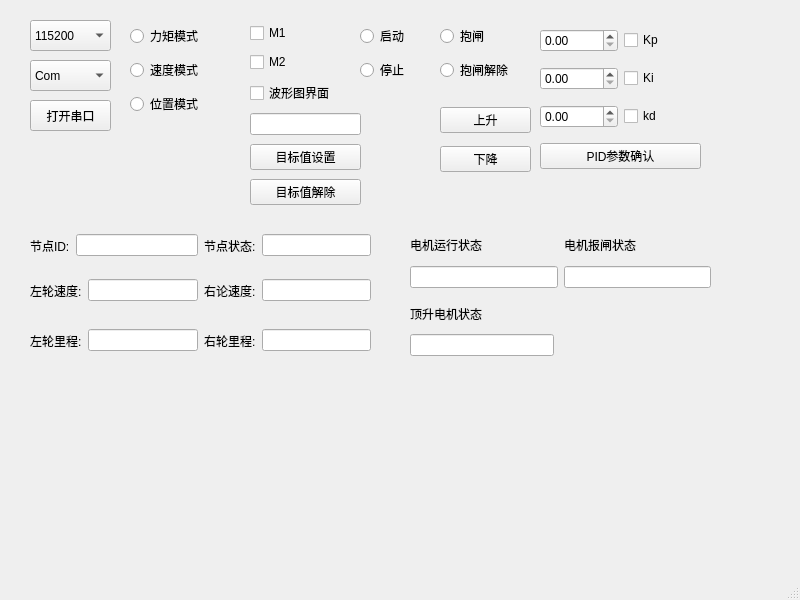
<?xml version="1.0" encoding="UTF-8"?>
<ui version="4.0">
 <class>MainWindow</class>
 <widget class="QMainWindow" name="MainWindow">
  <property name="geometry">
   <rect>
    <x>0</x>
    <y>0</y>
    <width>800</width>
    <height>600</height>
   </rect>
  </property>
  <property name="windowTitle">
   <string>MainWindow</string>
  </property>
  <widget class="QWidget" name="centralwidget">
   <widget class="QPushButton" name="OpBt">
    <property name="geometry">
     <rect>
      <x>30</x>
      <y>100</y>
      <width>81</width>
      <height>31</height>
     </rect>
    </property>
    <property name="text">
     <string>打开串口</string>
    </property>
   </widget>
   <widget class="QComboBox" name="comboBox">
    <property name="geometry">
     <rect>
      <x>30</x>
      <y>20</y>
      <width>81</width>
      <height>31</height>
     </rect>
    </property>
    <item>
     <property name="text">
      <string>115200</string>
     </property>
    </item>
    <item>
     <property name="text">
      <string>4000000</string>
     </property>
    </item>
    <item>
     <property name="text">
      <string>9600</string>
     </property>
    </item>
   </widget>
   <widget class="QComboBox" name="comboBox_2">
    <property name="geometry">
     <rect>
      <x>30</x>
      <y>60</y>
      <width>81</width>
      <height>31</height>
     </rect>
    </property>
    <item>
     <property name="text">
      <string>Com</string>
     </property>
    </item>
   </widget>
   <widget class="QWidget" name="verticalLayoutWidget">
    <property name="geometry">
     <rect>
      <x>130</x>
      <y>20</y>
      <width>89</width>
      <height>101</height>
     </rect>
    </property>
    <layout class="QVBoxLayout" name="verticalLayout">
     <item>
      <widget class="QRadioButton" name="radioButton">
       <property name="text">
        <string>力矩模式</string>
       </property>
      </widget>
     </item>
     <item>
      <widget class="QRadioButton" name="radioButton_2">
       <property name="text">
        <string>速度模式</string>
       </property>
      </widget>
     </item>
     <item>
      <widget class="QRadioButton" name="radioButton_3">
       <property name="text">
        <string>位置模式</string>
       </property>
      </widget>
     </item>
    </layout>
   </widget>
   <widget class="QWidget" name="verticalLayoutWidget_2">
    <property name="geometry">
     <rect>
      <x>360</x>
      <y>20</y>
      <width>71</width>
      <height>66</height>
     </rect>
    </property>
    <layout class="QVBoxLayout" name="verticalLayout_2">
     <item>
      <widget class="QRadioButton" name="radioButton_4">
       <property name="text">
        <string>启动</string>
       </property>
      </widget>
     </item>
     <item>
      <widget class="QRadioButton" name="radioButton_5">
       <property name="text">
        <string>停止</string>
       </property>
      </widget>
     </item>
    </layout>
   </widget>
   <widget class="QWidget" name="verticalLayoutWidget_3">
    <property name="geometry">
     <rect>
      <x>250</x>
      <y>20</y>
      <width>102</width>
      <height>89</height>
     </rect>
    </property>
    <layout class="QVBoxLayout" name="verticalLayout_3">
     <item>
      <widget class="QCheckBox" name="checkBox">
       <property name="text">
        <string>M1</string>
       </property>
      </widget>
     </item>
     <item>
      <widget class="QCheckBox" name="checkBox_2">
       <property name="text">
        <string>M2</string>
       </property>
      </widget>
     </item>
     <item>
      <widget class="QCheckBox" name="checkBox_6">
       <property name="text">
        <string>波形图界面</string>
       </property>
      </widget>
     </item>
    </layout>
   </widget>
   <widget class="QWidget" name="verticalLayoutWidget_4">
    <property name="geometry">
     <rect>
      <x>250</x>
      <y>110</y>
      <width>111</width>
      <height>101</height>
     </rect>
    </property>
    <layout class="QVBoxLayout" name="verticalLayout_4">
     <item>
      <widget class="QLineEdit" name="lineEdit"/>
     </item>
     <item>
      <widget class="QPushButton" name="pushButton">
       <property name="text">
        <string>目标值设置</string>
       </property>
      </widget>
     </item>
     <item>
      <widget class="QPushButton" name="pushButton_3">
       <property name="text">
        <string>目标值解除</string>
       </property>
      </widget>
     </item>
    </layout>
   </widget>
   <widget class="QWidget" name="verticalLayoutWidget_5">
    <property name="geometry">
     <rect>
      <x>540</x>
      <y>20</y>
      <width>161</width>
      <height>161</height>
     </rect>
    </property>
    <layout class="QVBoxLayout" name="verticalLayout_5">
     <item>
      <layout class="QHBoxLayout" name="horizontalLayout">
       <item>
        <widget class="QDoubleSpinBox" name="doubleSpinBox"/>
       </item>
       <item>
        <widget class="QCheckBox" name="checkBox_3">
         <property name="text">
          <string>Kp</string>
         </property>
        </widget>
       </item>
      </layout>
     </item>
     <item>
      <layout class="QHBoxLayout" name="horizontalLayout_2">
       <item>
        <widget class="QDoubleSpinBox" name="doubleSpinBox_2"/>
       </item>
       <item>
        <widget class="QCheckBox" name="checkBox_4">
         <property name="text">
          <string>Ki</string>
         </property>
        </widget>
       </item>
      </layout>
     </item>
     <item>
      <layout class="QHBoxLayout" name="horizontalLayout_3">
       <item>
        <widget class="QDoubleSpinBox" name="doubleSpinBox_3"/>
       </item>
       <item>
        <widget class="QCheckBox" name="checkBox_5">
         <property name="text">
          <string>kd</string>
         </property>
        </widget>
       </item>
      </layout>
     </item>
     <item>
      <layout class="QHBoxLayout" name="horizontalLayout_4">
       <item>
        <widget class="QPushButton" name="pushButton_2">
         <property name="enabled">
          <bool>true</bool>
         </property>
         <property name="text">
          <string>PID参数确认</string>
         </property>
         <property name="autoDefault">
          <bool>false</bool>
         </property>
        </widget>
       </item>
      </layout>
     </item>
    </layout>
   </widget>
   <widget class="QWidget" name="horizontalLayoutWidget_3">
    <property name="geometry">
     <rect>
      <x>30</x>
      <y>230</y>
      <width>341</width>
      <height>31</height>
     </rect>
    </property>
    <layout class="QHBoxLayout" name="horizontalLayout_5">
     <item>
      <layout class="QHBoxLayout" name="horizontalLayout_5_1">
       <item>
        <widget class="QLabel" name="label_5_1">
         <property name="text">
          <string>节点ID:</string>
         </property>
        </widget>
       </item>
       <item>
        <widget class="QLineEdit" name="lineEdit_5_1">
         <property name="text">
          <string/>
         </property>
        </widget>
       </item>
      </layout>
     </item>
     <item>
      <layout class="QHBoxLayout" name="horizontalLayout_5_2">
       <item>
        <widget class="QLabel" name="label_5_2">
         <property name="text">
          <string>节点状态:</string>
         </property>
        </widget>
       </item>
       <item>
        <widget class="QLineEdit" name="lineEdit_5_2">
         <property name="text">
          <string/>
         </property>
        </widget>
       </item>
      </layout>
     </item>
    </layout>
   </widget>
   <widget class="QWidget" name="horizontalLayoutWidget_4">
    <property name="geometry">
     <rect>
      <x>30</x>
      <y>270</y>
      <width>341</width>
      <height>41</height>
     </rect>
    </property>
    <layout class="QHBoxLayout" name="horizontalLayout_6">
     <item>
      <layout class="QHBoxLayout" name="horizontalLayout_6_1">
       <item>
        <widget class="QLabel" name="label_6_1">
         <property name="text">
          <string>左轮速度:</string>
         </property>
        </widget>
       </item>
       <item>
        <widget class="QLineEdit" name="lineEdit_6_1"/>
       </item>
      </layout>
     </item>
     <item>
      <layout class="QHBoxLayout" name="horizontalLayout_6_2">
       <item>
        <widget class="QLabel" name="label_6_2">
         <property name="text">
          <string>右论速度:</string>
         </property>
        </widget>
       </item>
       <item>
        <widget class="QLineEdit" name="lineEdit_6_2"/>
       </item>
      </layout>
     </item>
    </layout>
   </widget>
   <widget class="QWidget" name="horizontalLayoutWidget_9">
    <property name="geometry">
     <rect>
      <x>30</x>
      <y>320</y>
      <width>341</width>
      <height>41</height>
     </rect>
    </property>
    <layout class="QHBoxLayout" name="horizontalLayout_7">
     <item>
      <layout class="QHBoxLayout" name="horizontalLayout_7_2">
       <item>
        <widget class="QLabel" name="label_7_2">
         <property name="text">
          <string>左轮里程:</string>
         </property>
        </widget>
       </item>
       <item>
        <widget class="QLineEdit" name="lineEdit_7_2"/>
       </item>
      </layout>
     </item>
     <item>
      <layout class="QHBoxLayout" name="horizontalLayout_7_1">
       <item>
        <widget class="QLabel" name="label_7_1">
         <property name="text">
          <string>右轮里程:</string>
         </property>
        </widget>
       </item>
       <item>
        <widget class="QLineEdit" name="lineEdit_7_1"/>
       </item>
      </layout>
     </item>
    </layout>
   </widget>
   <widget class="QWidget" name="verticalLayoutWidget_6">
    <property name="geometry">
     <rect>
      <x>440</x>
      <y>20</y>
      <width>87</width>
      <height>66</height>
     </rect>
    </property>
    <layout class="QVBoxLayout" name="verticalLayout_6">
     <item>
      <widget class="QRadioButton" name="radioButton_6">
       <property name="text">
        <string>抱闸</string>
       </property>
      </widget>
     </item>
     <item>
      <widget class="QRadioButton" name="radioButton_7">
       <property name="text">
        <string>抱闸解除</string>
       </property>
      </widget>
     </item>
    </layout>
   </widget>
   <widget class="QWidget" name="horizontalLayoutWidget">
    <property name="geometry">
     <rect>
      <x>410</x>
      <y>230</y>
      <width>301</width>
      <height>58</height>
     </rect>
    </property>
    <layout class="QHBoxLayout" name="horizontalLayout_8">
     <item>
      <layout class="QVBoxLayout" name="verticalLayout_7">
       <item>
        <widget class="QLabel" name="label">
         <property name="text">
          <string>电机运行状态</string>
         </property>
        </widget>
       </item>
       <item>
        <widget class="QLineEdit" name="lineEdit_2"/>
       </item>
      </layout>
     </item>
     <item>
      <layout class="QVBoxLayout" name="verticalLayout_8">
       <item>
        <widget class="QLabel" name="label_2">
         <property name="text">
          <string>电机报闸状态</string>
         </property>
        </widget>
       </item>
       <item>
        <widget class="QLineEdit" name="lineEdit_3"/>
       </item>
      </layout>
     </item>
    </layout>
   </widget>
   <widget class="QWidget" name="verticalLayoutWidget_7">
    <property name="geometry">
     <rect>
      <x>440</x>
      <y>100</y>
      <width>91</width>
      <height>81</height>
     </rect>
    </property>
    <layout class="QVBoxLayout" name="verticalLayout_9">
     <item>
      <widget class="QPushButton" name="pushButton_4">
       <property name="text">
        <string>上升</string>
       </property>
      </widget>
     </item>
     <item>
      <widget class="QPushButton" name="pushButton_5">
       <property name="text">
        <string>下降</string>
       </property>
      </widget>
     </item>
    </layout>
   </widget>
   <widget class="QWidget" name="layoutWidget">
    <property name="geometry">
     <rect>
      <x>410</x>
      <y>300</y>
      <width>144</width>
      <height>56</height>
     </rect>
    </property>
    <layout class="QVBoxLayout" name="verticalLayout_10">
     <item>
      <widget class="QLabel" name="label_3">
       <property name="text">
        <string>顶升电机状态</string>
       </property>
      </widget>
     </item>
     <item>
      <widget class="QLineEdit" name="lineEdit_4"/>
     </item>
    </layout>
   </widget>
  </widget>
  <widget class="QStatusBar" name="statusbar"/>
 </widget>
 <resources/>
 <connections/>
</ui>
